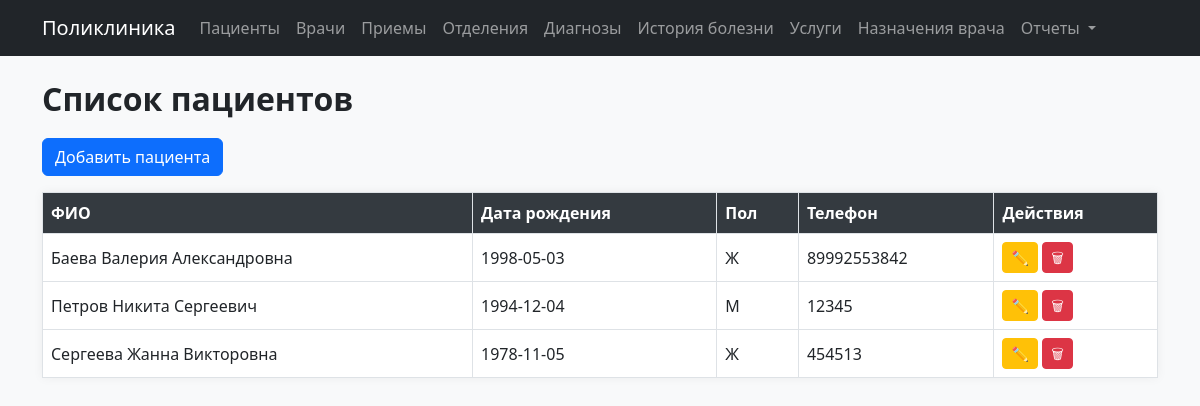
Page /patients on the committed database.
### models.py (models this page shows)
class Patient(db.Model):
    __tablename__ = 'patients'
    id = db.Column(db.Integer, primary_key=True)
    full_name = db.Column(db.String(100), nullable=False)
    birth_date = db.Column(db.Date)
    gender = db.Column(db.String(10))
    phone = db.Column(db.String(20))
    address = db.Column(db.Text)
    insurance_number = db.Column(db.String(30))
    appointments = db.relationship('Appointment', backref='patient', lazy=True)
    medical_records = db.relationship('MedicalRecord', backref='patient', lazy=True)

### modules/patients.py (the view)
@patients_bp.route('/patients')
def list_patients():
    patients = Patient.query.all()
    return render_template('patients/list.html', patients=patients)

### templates/patients/list.html
{% extends "index.html" %}
{% block content %}
<h2>Список пациентов</h2>
<a href="/patients/new" class="btn btn-primary mb-3">Добавить пациента</a>
<table class="table table-bordered">
    <thead>
        <tr>
            <th>ФИО</th>
            <th>Дата рождения</th>
            <th>Пол</th>
            <th>Телефон</th>
            <th>Действия</th>
        </tr>
    </thead>
    <tbody>
        {% for patient in patients %}
        <tr>
            <td>{{ patient.full_name }}</td>
            <td>{{ patient.birth_date }}</td>
            <td>{{ patient.gender }}</td>
            <td>{{ patient.phone }}</td>
            <td>
                <a href="/patients/{{ patient.id }}/edit" class="btn btn-warning btn-sm">✏️</a>
                <a href="/patients/{{ patient.id }}/delete" class="btn btn-danger btn-sm">🗑</a>
            </td>
        </tr>
        {% endfor %}
    </tbody>
</table>
{% endblock %}

### static/style.css (style rules this page uses)
body { background-color: #f8f9fa; font-family: 'Segoe UI', sans-serif; }
h2 { font-weight: 600; margin-bottom: 20px; }
.table { background-color: #fff; box-shadow: 0 0 10px rgba(0,0,0,0.05); }
.table th { background-color: #343a40; color: white; }
.table td, .table th { vertical-align: middle; }
.btn { font-weight: 500; }
.btn-sm { padding: 0.25rem 0.5rem; }

### rows in the picture
Patient: full_name "Баева Валерия Александровна", birth_date "1998-05-03", gender "Ж", phone "89992553842"
Patient: full_name "Петров Никита Сергеевич", birth_date "1994-12-04", gender "М", phone "12345"
Patient: full_name "Сергеева Жанна Викторовна", birth_date "1978-11-05", gender "Ж", phone "454513"
